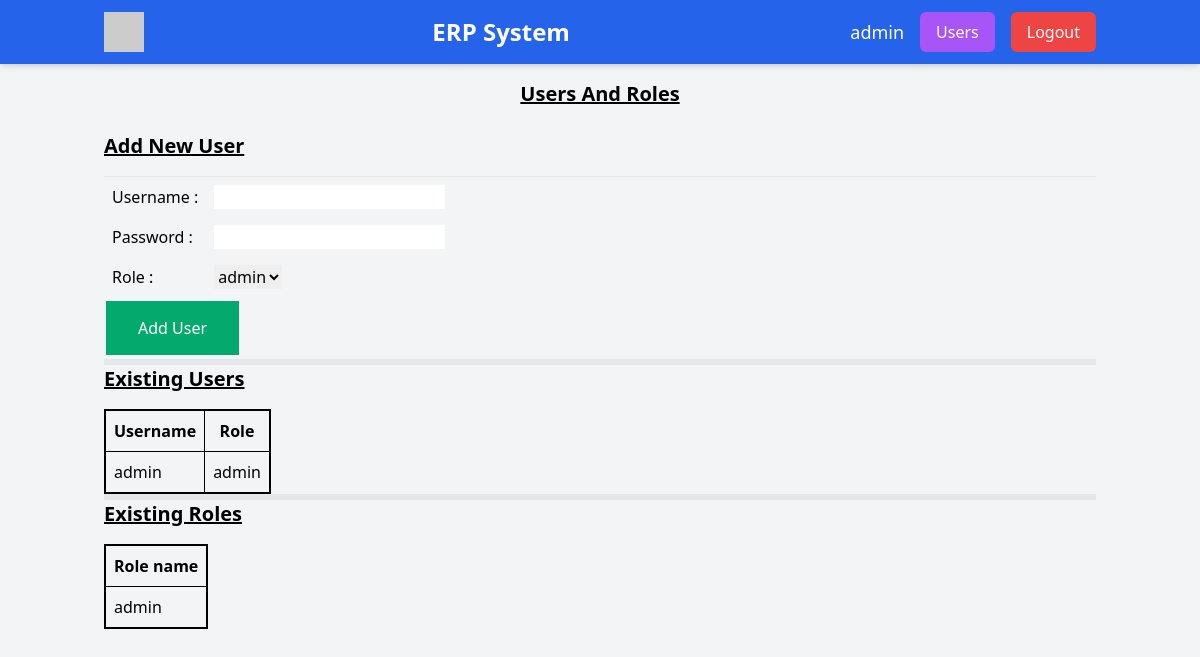
The page /users_and_roles (signed in) on the database as committed earlier.
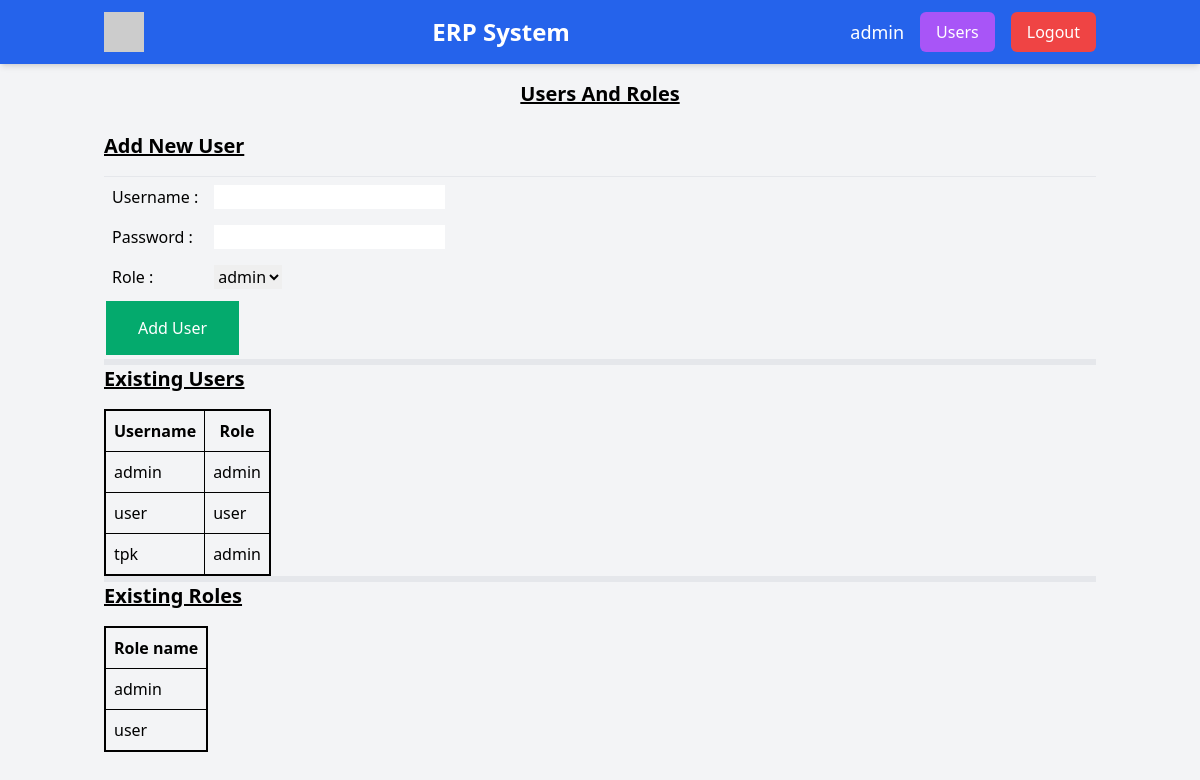
The same page on the database as committed later.
### models.py (models this page shows, shortened)
class USER(UserMixin, DB.Model):
    id = DB.Column(DB.Integer, primary_key=True)
    username = DB.Column(DB.String(256), unique=True, nullable=False)
    password = DB.Column(DB.String(256), nullable=False)
    role_id = DB.Column(DB.Integer, DB.ForeignKey('role.id'))
    role = DB.relationship('ROLE', backref='USERS')

class ROLE(DB.Model):
    id = DB.Column(DB.Integer, primary_key=True)
    role_name = DB.Column(DB.String(256), unique=True, nullable=False)

### app.py (the view, shortened to what this page needs)
@app.route('/users_and_roles', methods = ['GET', 'POST'])
@login_required
def users():
    if current_user.role.role_name != 'admin':
        return "Access Denied", 403
    roles_app_var = ROLE.query.all()
    users_app_var = USER.query.all()
    return render_template('users_and_roles.html', users_html_var = users_app_var, roles_html_var = roles_app_var)

### app.py (called while the page is built)
@login_manager.user_loader
def load_user(user_id):
    return USER.query.get(int(user_id))

### templates/users_and_roles.html (shortened to what this page needs)
{% extends "base.html" %}
{% block title %}<h1 class="text-xl font-bold mb-6" align ="center"><u><b>Users And Roles</b></u></h1>{% endblock %}
{% block content %}
    <h3 class="text-xl font-semibold mb-4"><u> Add New User</u></h3>
    <hr>
    <form method="POST">
        <table class="table_unbordered">
            <tr>
                <td><label>Username : </label></td>
                <td><input type="text" name = "username_user_ip" required></td>
            </tr>
            <tr>
                <td><label>Password : </label></td>
                <td><input type="password" name = "password_user_ip" required></td>
            </tr>
            <tr>
                    <td><label>Role : </label></td>
                    <td>
                        <select name="role_id_user_ip">
                            {% for role in roles_html_var %}
                                <option value="{{ role.id }}">
                                    {{ role.role_name }}
                                </option>
                            {% endfor %}
                        </select>
                    </td>
            </tr>
        </table>
        <button type="submit" class="button button_green">Add User</button>
    </form>
    <hr><hr><hr><hr><hr><hr>
    <h3 class="text-xl font-semibold mb-4"><u>Existing Users</u></h3>
    <table class="table_bordered">
        <tr>
            <th>Username</th>
            <th>Role</th>
        </tr>
        {% for user in users_html_var %}
            <tr>
                <td>{{ user.username }}</td>
                <td>{{ user.role.role_name }}</td>
            </tr>
        {% endfor %}
    </table>
    <hr><hr><hr><hr><hr><hr>
    <h3 class="text-xl font-semibold mb-4"><u> Existing Roles</u></h3>
    <table class="table_bordered">
        <tr>
            <th>Role name</th>
        </tr>
        {% for role in roles_html_var %}
            <tr>
                <td>{{ role.role_name }}</td>
            </tr>
        {% endfor %}
    </table>
{% endblock %}

### templates/base.html (shortened to what this page needs)
<!DOCTYPE html>
<html lang="en">
<head>
    <script src="https://cdn.tailwindcss.com"></script>
</head>
<body class="bg-gray-100 font-sans">
    <header class="fixed top-0 left-0 w-full bg-blue-600 text-white shadow-md z-10">
        <div class="container mx-auto flex items-center justify-between h-16 px-4">
            <div class="flex items-center">
                <img src="https://via.placeholder.com/40" alt="ERP Logo" class="h-10 w-10 mr-2">
            </div>
            <div class="flex-1 text-center">
                <h1 class="text-2xl font-bold">ERP System</h1>
            </div>
            <div id="userSection" class="flex items-center space-x-4">
                {% if current_user.is_authenticated %}
                <span id="username" class="text-lg">{{ current_user.username}}</span>
                    {% if current_user.role.role_name == 'admin' %}
                        <a href="{{ url_for('users') }}"><button id="UsersButton" class="bg-purple-500 hover:bg-purple-600 text-white px-4 py-2 rounded-md">Users</button></a>
                    {% endif %}
                <a href="{{ url_for('logout') }}"><button id="logoutButton" class="bg-red-500 hover:bg-red-600 text-white px-4 py-2 rounded-md">Logout</button></a>
                {% endif %}
            </div>
        </div>
    </header>
    <main class="container mx-auto p-4">
        {% block title %}<h2 class="text-xl font-semibold mb-4" align="center"></h2>Welcome to ERP system</h2>{% endblock %}
        {% block content %}Default Text{% endblock %}
    </main>
</body>
</html>

### templates/base.html (style rules this page uses)
body { padding-top: 64px; }
.button { border: none; color: white; padding: 15px 32px; text-align: center; text-decoration: none; display: inline-block; font-size: 16px; margin: 4px 2px; cursor: pointer; }
.button_green { background-color: #04AA6D; }
.table_bordered { border: 2px solid; border-collapse: collapse; }
.table_bordered th, .table_bordered td { border: 1px solid black; padding: 8px; }
.table_unbordered { border: 0px; border-collapse: collapse; }
.table_unbordered th, .table_unbordered td { padding: 8px; }

Rows that differ between the two databases and show on the page:
added USER: username "user", role.role_name "user"
added USER: username "tpk", role.role_name "admin"
added ROLE: role_name "user"
